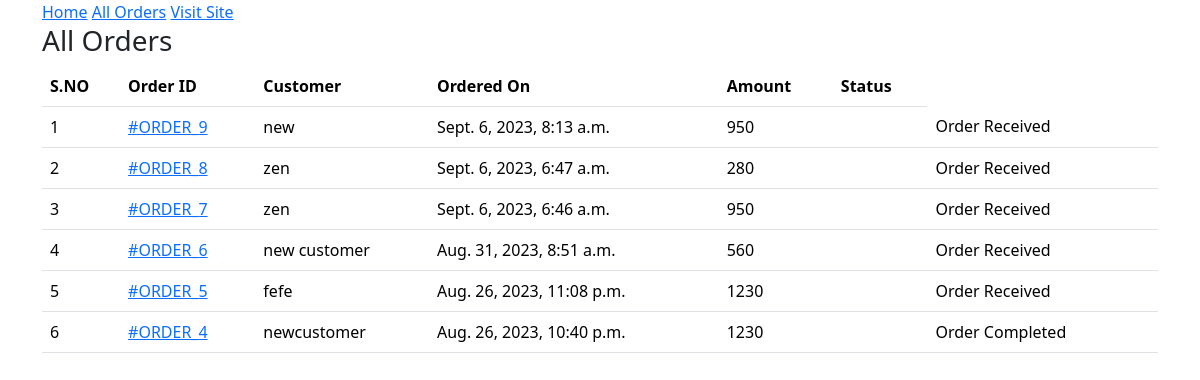
Page /admin-all-orders/ on the earlier database version.
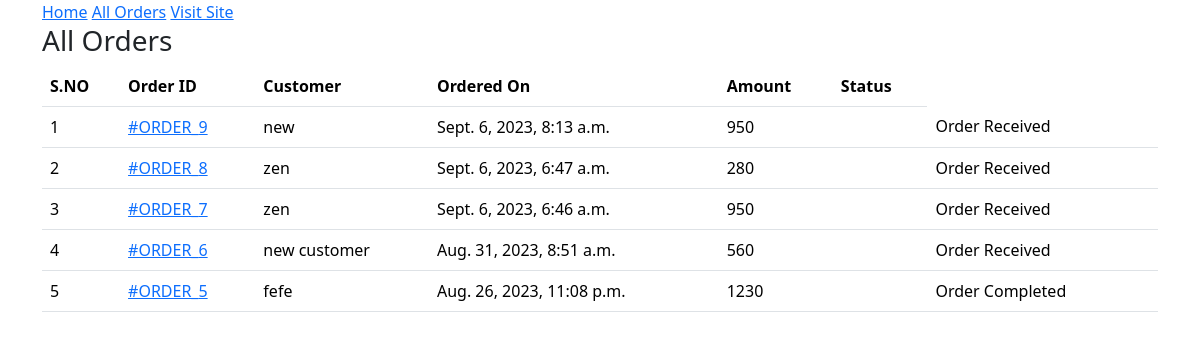
Same page on the later database version.
### ecomapp/models.py (models this page shows, shortened)
class Order(models.Model):
    cart = models.OneToOneField(Cart, on_delete=models.CASCADE)
    ordered_by = models.CharField(max_length=200)
    shipping_address = models.CharField(max_length=200)
    mobile = models.CharField(max_length=10)
    email = models.EmailField()
    subtotal = models.PositiveIntegerField()
    discount = models.PositiveIntegerField()
    total = models.PositiveIntegerField()
    order_status = models.CharField(max_length=50, choices=ORDER_STATUS)
    created_at = models.DateTimeField(auto_now_add=True)
    payment_method = models.CharField(max_length=20, choices=METHOD, default="Cash On Delivery")  # Corrected line
    payment_completed = models.BooleanField(default=False, null=True, blank=True)

### ecomapp/views.py (the view)
# urls.py: path("admin-all-orders/",AdminOrderListView.as_view(),name="adminorderlist"),
class AdminOrderListView(ListView):
    template_name = "adminpages/adminorderlist.html"
    queryset = Order.objects.all().order_by("-id")
    context_object_name = "allorders"

### templates/adminpages/adminorderlist.html (shortened to what this page needs)
{% extends 'adminpages/adminbase.html' %}
{% block content %}
<div class="container">
    <div class="row">
        <div class="col-md-12">
            <h3>All Orders</h3>
            <table class="table">
                <thead>
                    <tr>
                        <th>S.NO</th>
                        <th>Order ID</th>
                        <th>Customer</th>
                        <th>Ordered On</th>
                        <th>Amount</th>
                        <th>Status</th>
                    </tr>
                </thead>
                <tbody>
                    {% for order in allorders %}
                    <tr>
                        <td>{{forloop.counter}}</td>
                        <td><a href="{% url 'ecomapp:adminorderdetail' order.id %}">#ORDER_{{order.id}}</a></td>
                        <td>{{order.ordered_by}}</td>
                        <td>{{order.created_at}}</td>
                        <td>{{order.total}}<td>
                        <td>{{order.order_status}}<td>
                    </tr>
                    {% endfor %}
                </tbody>
            </table>
        </div>
    </div>
</div>
{% endblock content %}

Differences in the rows shown:
removed Order: id "4", ordered_by "newcustomer", created_at "Aug. 26, 2023, 10:40 p.m.", total "1230", order_status "Order Completed"
changed Order "fefe": order_status "Order Received" → "Order Completed"
